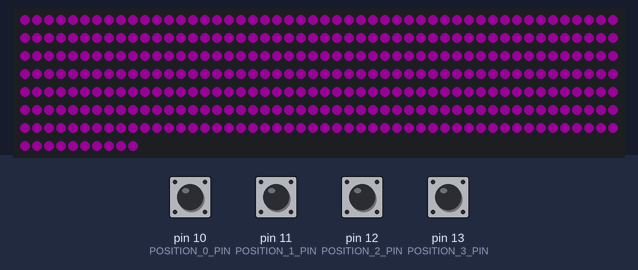
A sketch run on a simulated Arduino Uno, built with avr-gcc and run on an emulated ATmega328P. Shown: 360 RGB LEDs in strip order, left to right, continuing on the next row. Inputs (shaded band) come from the test bench; at power-on: pin 10 (POSITION_0_PIN), pin 11 (POSITION_1_PIN), pin 12 (POSITION_2_PIN), pin 13 (POSITION_3_PIN) HIGH. Dim RGB values are drawn brighter than linear; random numbers use the default seed unless the sketch sets one; what the sketch prints to the serial monitor is not drawn.

Above: at 0.5 s.
2.2 s: pin 10 (POSITION_0_PIN) pulled LOW for 0.15 s
4.2 s: pin 10 (POSITION_0_PIN) pulled LOW for 1 s
6.7 s: pin 10 (POSITION_0_PIN) pulled LOW for 0.15 s
8.7 s: pin 10 (POSITION_0_PIN) pulsed LOW 5 times (0.12 s each, 0.3 s apart)
11.7 s: pin 10 (POSITION_0_PIN) pulsed LOW 2 times (0.12 s each, 0.3 s apart)
Timing chart, 0 to 14.7 s (numbered marks = the images above; inputs shaded):
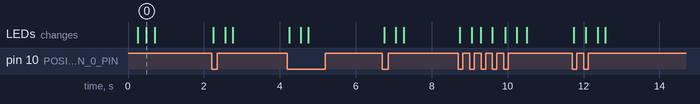

The sketch:

pachinko.ino
```cpp
#include <Adafruit_NeoPixel.h>

#ifdef __AVR__
  #include <avr/power.h>
#endif

#define NEOPIXEL_PIN        6
#define WAIT                2
#define MAX_BALLS           3
#define BRIGHTNESS          123
#define TOTAL_PIXELS        360
#define TIME_BETWEEN_LAUNCH 60  //The number of loops, not the actual time
#define MAX_CONNECTIONS     4
#define PRIZE_PIN           5

#define POSITION_0_PIN      10  //Hall effect sensor, under handle at REST position
#define POSITION_1_PIN      11  //Hall effect 1
#define POSITION_2_PIN      12  //Hall effect 2
#define POSITION_3_PIN      13  //Hall effect 3
#define POSITION_4_PIN      8   //The actual switch, indicating MAX POWER

Adafruit_NeoPixel strip = Adafruit_NeoPixel(TOTAL_PIXELS, NEOPIXEL_PIN, NEO_GRB + NEO_KHZ800);
//Adafruit_NeoPixel strip2 = Adafruit_NeoPixel(16, NEOPIXEL_PIN, NEO_GRB + NEO_KHZ800);

const static int segments[][2] = {
  {   0,  119 }, //0
  {   0,   73 }, //1
  { 167,  -14 }, //2
  { 174,   29 }, //3
  { 223,   17 }, //4
  { 167,  -47 }, //5
  {   0,   78 }, //6
  {  77,   -5 }, //7
  { 168,   33 }, //8
  { 168,    6 }, //9
  { 154,  -34 }, //10
  { 201,   22 }, //11
  { 265,  -25 }, //12
  { 265,   48 }, //13
  { 168,   10 }, //14
  { 227,   14 }, //15
  { 265,   26 }, //16
  {  77,  -13 }, //17
  { 359,   -8 }, //18
  { 268,   23 }, //19
  { 181,    1 }, //20
  { 342,    8 }, //21
  {   0,   50 }, //22
  { 182,   13 }, //23
  { 324,   -9 }, //24
  { 206,   17 }, //25
  {   0,   41 }, //26
  { 333,  -18 }, //27
  {   0,   16 }, //28
  {  17,  -17 }, //29
};

//Each element of this array corresponds to a segment above, and lists is "connecting segments"
// -1 is a "non-prize" terminal (or another segment)
// -2 is a "tulip prize"
// -3 is the "center prize"
const static char connections[][MAX_CONNECTIONS] = {
  {             -1 }, //0
  { 2, 5,       -1 }, //1
  { 3,          -1 }, //2
  { 4,          -1 }, //3
  {             -1 }, //4
  {             -1 }, //5
  { 7,          -1 }, //6
  { 8, 9, 14,   -1 }, //7
  { 4, 11,      -1 }, //8
  { 10,         -1 }, //9
  {             -1 }, //10
  { 4,          -1 }, //11
  {             -1 }, //12
  {             -1 }, //13
  { 12, 13, 16, -1 }, //14
  {             -1 }, //15
  { 15,         -1 }, //16
  { 18,         -1 }, //17
  { 20,         -1 }, //18
  { 15,         -1 }, //19
  { 19, 23,     -1 }, //20
  { 20,         -1 }, //21
  { 21,         -1 }, //22
  { 24,         -1 }, //23
  { 25,         -1 }, //24
  { 4,          -1 }, //25
  { 27,         -1 }, //26
  { 25,         -1 }, //27
  { 29,         -1 }, //28
  {             -1 }, //29
};

static byte connectionCounts[sizeof(connections)/sizeof(char[MAX_CONNECTIONS])];

static uint32_t colorAry[] = {
  strip.Color(255, 255, 255),
  strip.Color(255, 0, 255),
  strip.Color(0, 255, 255),
  strip.Color(255, 255, 0),
  strip.Color(0, 120, 0),
  strip.Color(123, 255, 123),
  strip.Color(255, 123, 0)
};

char data[100];

//Ball Effects:
// 0: Just the specified color
// 1: Cycle through the palette, starting with the specifed color and going around the wheel
byte ballEffects[MAX_BALLS];

//Each ball has its own speed, which will (eventually) determine its path selection
byte ballSpeeds[MAX_BALLS];

//keeps track of which segment each ball is on
char ballSegments[MAX_BALLS];

//Which segments can be starting points
byte startingSegmentsSpeed0[] = { 28 };
byte startingSegmentsSpeed1[] = { 26, 22 };
byte startingSegmentsSpeed2[] = { 6 };
byte startingSegmentsSpeed3[] = { 0, 1 };


//keeps track of where the ball is in its path, as well as the trailing pixels
int ballPositions[MAX_BALLS];
int ballPixels[MAX_BALLS];
int trailingBallPixels1[MAX_BALLS];
int trailingBallPixels2[MAX_BALLS];

//keeps track of the color of the balls
uint32_t ballColors[MAX_BALLS];

double ignoreStartButtonCounter = 0;
boolean startButtonLow;

//Init all the pins
void initIoPins() {
  pinMode(POSITION_0_PIN, INPUT_PULLUP);
  pinMode(POSITION_1_PIN, INPUT_PULLUP);
  pinMode(POSITION_2_PIN, INPUT_PULLUP);
  pinMode(POSITION_3_PIN, INPUT_PULLUP);
  pinMode(POSITION_4_PIN, INPUT_PULLUP);
}

void readyAnimation() {
  for (byte i=0; i<2; i++) {
    strip.fill(strip.Color(50, 0, 50), 0);
    strip.show();
    delay(200);
    strip.clear();
    strip.show();
    delay(200);
  }
  strip.clear();
  strip.show();
}

void initArrays() {
  //Initialize all balls to "inactive" (-1 is inactive for path and position)
  for (int i=0; i<MAX_BALLS; i++) {
    ballSegments[i] = -1;
    ballPositions[i] = -1;
    ballColors[i] = strip.Color(0, 0, 0);
    trailingBallPixels1[i] = -1;
    trailingBallPixels2[i] = -1;
    ballEffects[i] = 0;
  }

  //build the array that keeps track of how many connections each segment has
  for (int i=0; i<(sizeof(segments)/sizeof(int[2])); i++) {
    for (byte j=0; j<MAX_CONNECTIONS; j++) {
      if (connections[i][j] < 0) {
        connectionCounts[i] = j;
      }
    }
  }
}

void initLights() {
  strip.begin();
  strip.setBrightness(BRIGHTNESS);
  strip.show(); // Initialize all pixels to 'off'
}

//Launch variables
byte offPosition = LOW;     //TODO - change to byte during optimization - this could potentially be a local
byte prevOffPosition = LOW; //TODO - change to byte during optimization
bool launching = false;
byte ballSpeed = 0;

void checkLaunch() {
  offPosition = digitalRead(POSITION_0_PIN);

  //if the handle is pulled back, measure the highest Hall sensor it's triggered
  if (launching) {
    if (offPosition == LOW) {
      //Using the "highest Hall triggered" number, launch the ball at a certain velocity
      Serial.print(F("Ball Speed: "));
      Serial.print(ballSpeed, BIN);
      Serial.println(F("\nLAUNCHING!!!"));
      ballLaunch(ballSpeed);//speed, color, effect
      ballSpeed = 0;
      launching = false;
    }
    //Only need to check these switches if we're "underway"
    int position1 = digitalRead(POSITION_1_PIN);
    int position2 = digitalRead(POSITION_2_PIN);
    int position3 = digitalRead(POSITION_3_PIN);

    if (position3 == LOW) {
      ballSpeed |= 4; //00000100
      Serial.println(F("POSITION 3"));
    }
    if (position2 == LOW) {
      ballSpeed |= 2; //00000010
      Serial.println(F("POSITION 2"));
    }
    if (position1 == LOW) {
      ballSpeed |= 1; //00000001
      Serial.println(F("POSITION 1"));
    }
  } else {
    if (offPosition == LOW) { //offPosition LOW means the handle is AT REST
      if (prevOffPosition == HIGH) {
        //The handle has been brought back to the lowest position
        Serial.println(F("OFF"));
        prevOffPosition = LOW;
      }
      //Do nothing--we're waiting for the handle to be pulled back
    } else {
      //Launching - if they let go of the handle before it hits another magnet, it will be the slowest speed
      Serial.println(F("POSITION 0"));
      prevOffPosition = HIGH;
      launching = true;
    }
  }
}

void setup() {
  Serial.begin(9600);
  Serial.println(F("Ready..."));

  initIoPins();
  initArrays();
  initLights();
  readyAnimation();
}

uint32_t getRandomBallColor() {
  return colorAry[random(0, sizeof(colorAry)/sizeof(uint32_t))];
}


void loop() {
  //Don't even check for a launch if it hasn't been long enough
  if (ignoreStartButtonCounter >= TIME_BETWEEN_LAUNCH) {
    checkLaunch();
  }
  //End of Launch Sequence


  updateBalls();
  strip.show();
  ignoreStartButtonCounter++;
  delay(WAIT);
}

void ballLaunch(byte ballSpeed, uint32_t color, int ballEffect) {
  for (int ballIdx=0; ballIdx<MAX_BALLS; ballIdx++) {
    if (ballPositions[ballIdx] == -1) {
      if (ballSpeed == 0) {
        Serial.println(F("BallSpeed 0"));
        ballSegments[ballIdx] = startingSegmentsSpeed0[random(0, sizeof(startingSegmentsSpeed0))];
      } else if (ballSpeed & 4) {
        Serial.println(F("BallSpeed 3"));
        ballSegments[ballIdx] = startingSegmentsSpeed3[random(0, sizeof(startingSegmentsSpeed3))];
      } else if (ballSpeed & 2) {
        Serial.println(F("BallSpeed 2"));
        ballSegments[ballIdx] = startingSegmentsSpeed2[random(0, sizeof(startingSegmentsSpeed2))];
      } else if (ballSpeed & 1) {
        Serial.println(F("BallSpeed 1"));
        ballSegments[ballIdx] = startingSegmentsSpeed1[random(0, sizeof(startingSegmentsSpeed1))];
      }

      sprintf_P(data, PSTR("Choosing initial segment for ball %d: %d"), ballIdx, ballSegments[ballIdx]);
      Serial.println(data);
      ballPositions[ballIdx] = 0;
      ballSpeeds[ballIdx] = ballSpeed;
      ballColors[ballIdx] = color;
      ballEffects[ballIdx] = ballEffect;
      return;
    }
  }
}

void ballLaunch(byte ballSpeed, uint32_t color) {
  ballLaunch(ballSpeed, color, 0);
}

void ballLaunch(byte ballSpeed) {
  ballLaunch(ballSpeed, getRandomBallColor(), random(0, 2));
}

void ballLaunch() {
  ballLaunch(0, getRandomBallColor(), random(0, 2));
}

void updateBalls() {
  for (int ballIdx=0; ballIdx<MAX_BALLS; ballIdx++) {
    //If the position is -1, the ball is inactive
    if (ballPositions[ballIdx] != -1) {

      //before we increment the position in the path, set the trailing pixels
      trailingBallPixels2[ballIdx] = trailingBallPixels1[ballIdx];
      trailingBallPixels1[ballIdx] = ballPixels[ballIdx];

      //increment the ball's position in the path
      ballPositions[ballIdx]++;

      byte ballEffect = ballEffects[ballIdx];

      if (segments[ballSegments[ballIdx]][1] >= 0) {
        ballPixels[ballIdx] = segments[ballSegments[ballIdx]][0] + ballPositions[ballIdx];
      } else {
        ballPixels[ballIdx] = segments[ballSegments[ballIdx]][0] - ballPositions[ballIdx];
      }

      //We've determined which pixel to light, now determine whether
      //we're at the end of the segment, and if so, determine the new segment
      if (ballPositions[ballIdx] == abs(segments[ballSegments[ballIdx]][1])) {
        sprintf_P(data, PSTR("Current Segment %d, Position %d"), ballSegments[ballIdx], ballPositions[ballIdx]);
        Serial.println(data);
        if (connectionCounts[ballSegments[ballIdx]] == 0) {
          ballPositions[ballIdx] = -1;
          ballSegments[ballIdx] = -1;
          ballColors[ballIdx] = strip.Color(0, 0, 0);
          strip.setPixelColor(ballPixels[ballIdx], ballColors[ballIdx]);
          strip.setPixelColor(trailingBallPixels1[ballIdx], ballColors[ballIdx]);
          strip.setPixelColor(trailingBallPixels2[ballIdx], ballColors[ballIdx]);
          return;
        } else {
          ballPositions[ballIdx] = 0;
          int rndSeg = random(0, connectionCounts[ballSegments[ballIdx]]);
          ballSegments[ballIdx] = connections[ballSegments[ballIdx]][rndSeg];
//          sprintf(data, "%d, %d, %d, %d", rndSeg, connectionCounts[ballSegments[ballIdx]], connections[ballSegments[ballIdx]][rndSeg], ballSegments[ballIdx]);
//          Serial.println(data);
        }
      }
      strip.setPixelColor(ballPixels[ballIdx], ballColors[ballIdx]);
      strip.setPixelColor(trailingBallPixels1[ballIdx], strip.ColorHSV(ballColors[ballIdx], 50, 10));
      strip.setPixelColor(trailingBallPixels2[ballIdx], strip.Color(0, 0, 0));
    }
  }
}
```
